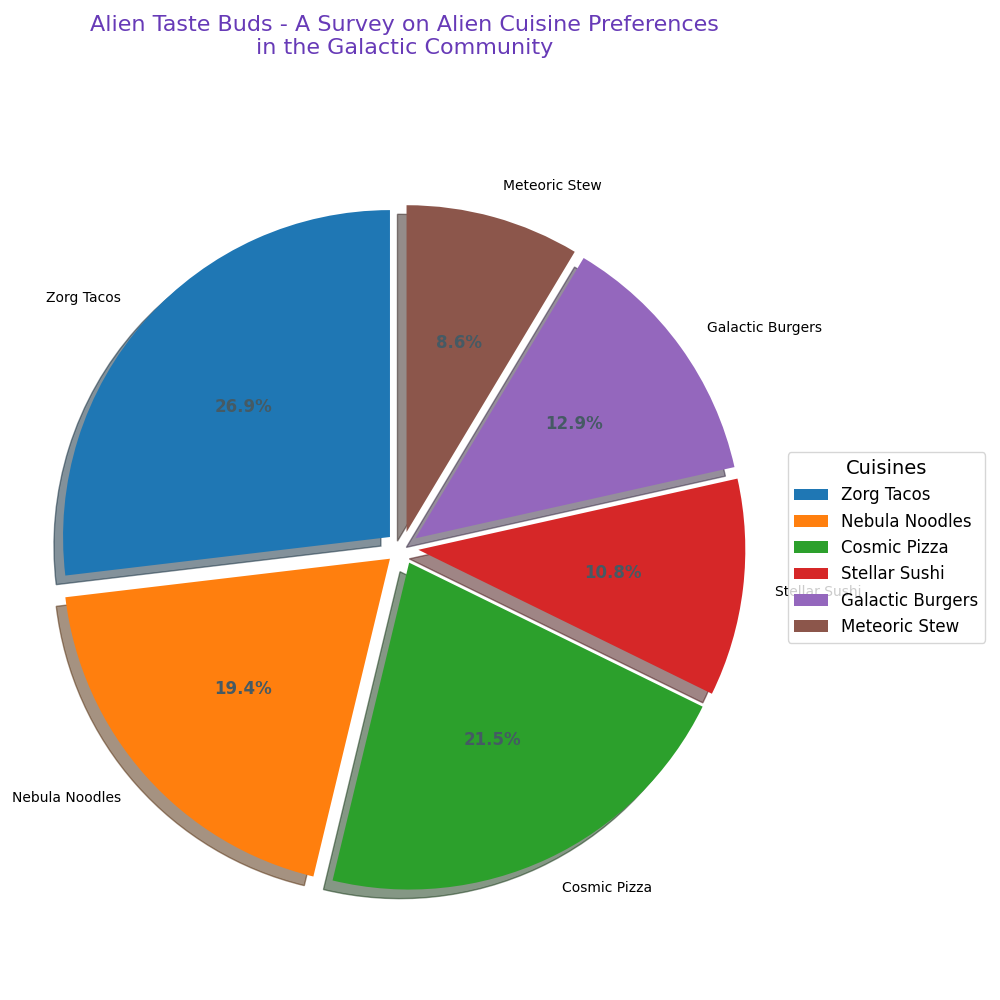

Recreate this plot in Python.
import matplotlib.pyplot as plt

# Data for alien cuisines preferences
cuisines = ['Zorg Tacos', 'Nebula Noodles', 'Cosmic Pizza', 'Stellar Sushi', 'Galactic Burgers', 'Meteoric Stew']
percentages = [25, 18, 20, 10, 12, 8]

# Plotting the pie chart
fig, ax = plt.subplots(figsize=(10, 10))
wedges, texts, autotexts = ax.pie(
    percentages,
    startangle=90,
    labels=cuisines,
    autopct='%1.1f%%',
    shadow=True,
    explode=[0.05]*len(cuisines)
)

ax.axis('equal')

# Title and legend
plt.title('Alien Taste Buds - A Survey on Alien Cuisine Preferences\nin the Galactic Community', size=16, color='#673AB7', loc='center', pad=40)
ax.legend(wedges, cuisines, title='Cuisines', loc='center left', bbox_to_anchor=(1, 0, 0.5, 1), fontsize=12, title_fontsize=14)

# Customizing the autotext labels
for autotext in autotexts:
    autotext.set_color('#455A64')
    autotext.set_fontsize(12)
    autotext.set_weight('bold')

plt.tight_layout()

# Display the chart
plt.show()
